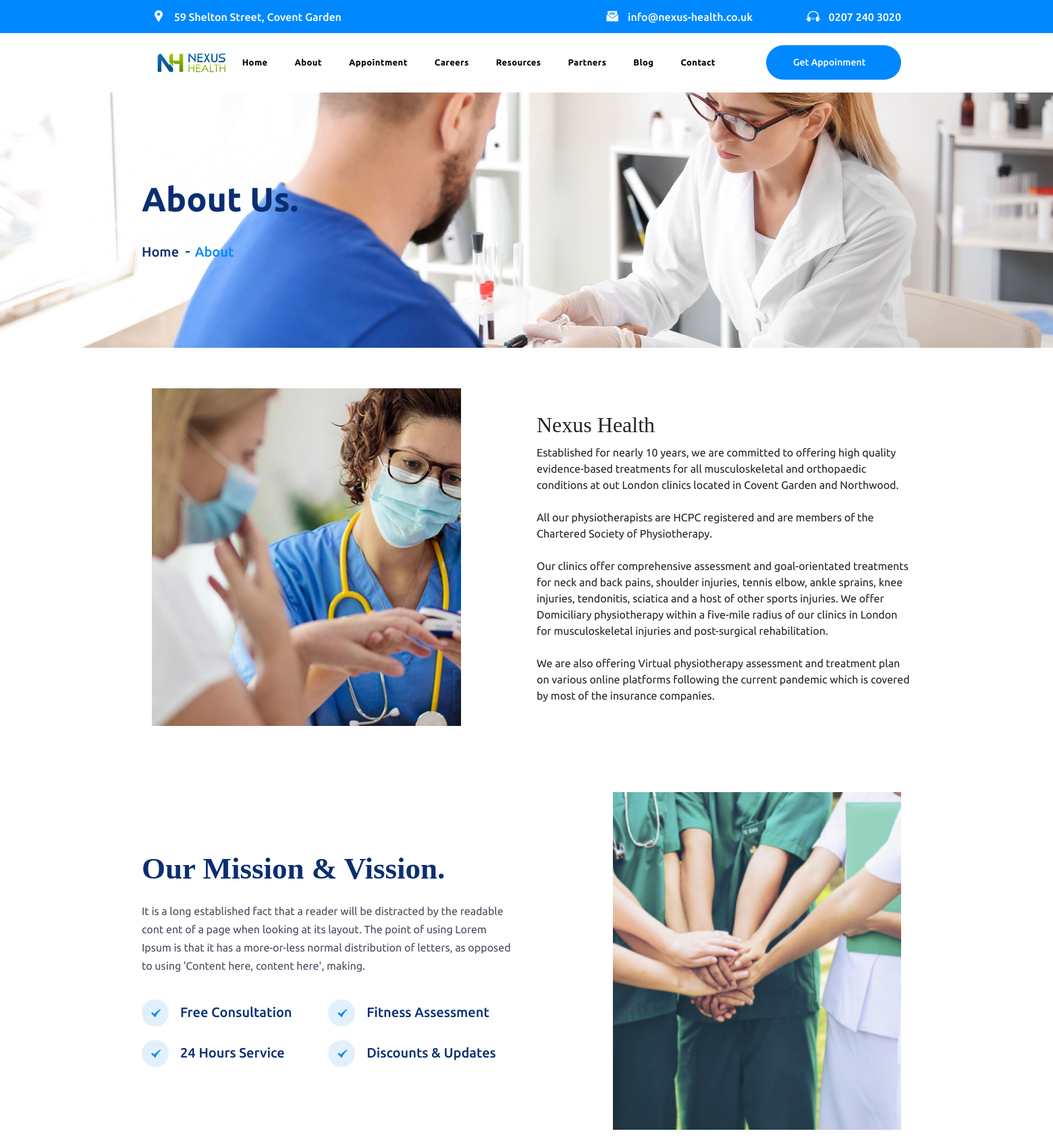
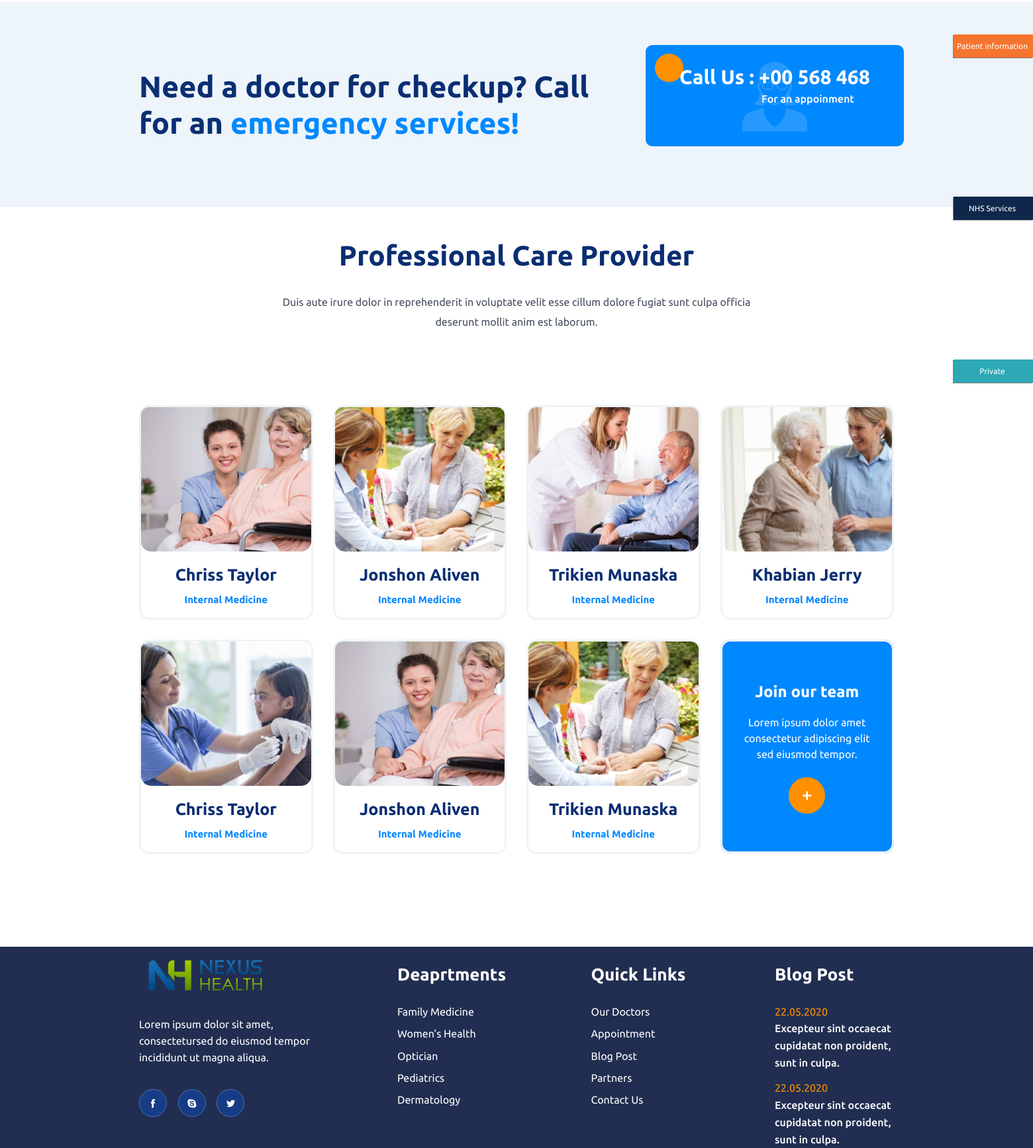
The page /about_us (upper part) on the database its author committed (2 pictures, top to bottom).
### nexus_health/models.py (models this page shows, shortened)
class About_Us_Page(models.Model):
    page_name = models.CharField(max_length=200)
    header_image=models.ImageField(upload_to='Header/About_Img')
    image1=models.ImageField(upload_to='About_Img')
    image2=models.ImageField(upload_to='About_Img')
    paragraph_Mission = RichTextField()
    paragraph_Care_Provider = RichTextField()

class About_Paragrap(models.Model):
    about_us_page=models.ForeignKey(About_Us_Page,on_delete=models.CASCADE)
    paragraph = RichTextField()

class Mission_tags(models.Model):
    about_us_page=models.ForeignKey(About_Us_Page,on_delete=models.CASCADE)
    tags= models.CharField(max_length=200)

class Care_Provider_Team(models.Model):
    about_us_page=models.ForeignKey(About_Us_Page,on_delete=models.CASCADE)
    team_member_photo =models.ImageField(upload_to='About_Img/Team_Img')
    team_member_name = models.CharField(max_length=200)
    department_name = models.CharField(max_length=200)

class Join_Our_Team(models.Model):
    title =models.CharField(max_length=200)
    paragraph = RichTextField()
    link = models.CharField(max_length=200)

### nexus_health/views.py (the view)
# urls.py: path('about_us', views.about_us, name='about_us'),
def about_us(request):
    about_us_page = About_Us_Page.objects.all().all().order_by('-id')[0:1]
    about_paragrap = About_Paragrap.objects.all()
    mission_tags = Mission_tags.objects.all()
    care_provider_team = Care_Provider_Team.objects.all()
    join_our_team = Join_Our_Team.objects.all()
    context={
        'about_us_page':about_us_page,
        'about_paragrap':about_paragrap,
        'mission_tags':mission_tags,
        'care_provider_team':care_provider_team,
        'join_our_team':join_our_team,
    }
    return render(request,'pages/about_us.html',context)

### nexus_health/templates/pages/about_us.html (shortened to what this page needs)
{% extends 'base.html' %}
{% load static %}
{% block content %}
<main class="site-content">
    {% for i in about_us_page %}
    <div class="page_header" style="background-image: url('{{i.header_image.url}}')">
    <div class="page_header d-flex align-items-center">
        <div class="container">
            <section>
                <h2>About Us.</h2>
                <div class="breadcrumbs">
                    <a href="{% url 'home'%}">Home</a>
                    <span>About</span>
                </div>
            </section>
        </div>
    </div>
    </div>
    {% endfor %}
    <div class="about-section">
        <div class="container">
            <div class="row justify-content-xl-between ">
                <div class="col-xl-5 pr-xl-0 text-sm-left text-center">
                    <div class="row">
                        <div class="col-xl-12 col-md-6 mb-xl-5">
                            {% for i in about_us_page %}
                            <img src="{{i.image1.url}}"  style="height:500px; width:487px;" alt="About us" class="imgrow">
                            {% endfor %}
                        </div>
                    </div>
                </div>
                <div class="col-xl-6">
                        <h2 class="textbody">Nexus Health</h2>
                        {% for i in about_paragrap %}
                        <p class="psize">{{i.paragraph|safe}}</p>
                        {% endfor %}
                </div>
            </div>
        </div>
    </div>
    <div class="mission-vission">
        <div class="container">
            <div class="row justify-content-xl-between justify-content-center">
                {% for i in about_us_page %}
                <div class="col-xl-5 order-xl-2 order-1 text-xl-left text-center">
                    <img src="{{i.image2.url}}"  style="height:500px; width:487px;" alt="Mission & Vission">
                </div>
                <div class="col-xl-6 order-xl-1 order-2">
                    <section>
                        <h2>Our Mission & Vission.</h2>
                        <p>{{i.paragraph_Mission|safe}}</p>
                        <ul>
                            {% for i in mission_tags %}
                            <li>{{i.tags}}</li>
                            {% endfor %}
                        </ul>
                    </section>
                </div>
                {% endfor %}
            </div>
        </div>
    </div>
    <div class="cta-section cta-bg">
            {% include 'includes/contact_us.html' %}
    </div>
    <div class="team-section mb-125">
        <div class="container">
            <div class="row justify-content-center">
                <div class="section-header text-center col-lg-8">
                    <h2>Professional Care Provider</h2>
                    {% for i in about_us_page %}
                    <p>{{i.paragraph_Care_Provider|safe}}</p>
                    {% endfor %}
                </div>
            </div>
        </div>
        <div class="container-lg px-lg-0">
            <div class="row">
                {% for i in care_provider_team %}
                <div class="col-xl-3 col-md-4 col-sm-6">
                    <div class="team-member">
                        <div class="member-photo">
                            <img src="{{i.team_member_photo.url}}" alt="Team Member Name" />
                        </div>
                        <h2><a href="#">{{i.team_member_name}}</a></h2>
                        <p><a href="#">{{i.department_name}}</a></p>
                    </div>
                </div>
                {% endfor %}
                <div class="col-xl-3 col-md-4 col-sm-6">
                    {% for i in join_our_team %}
                    <div class="team-member blank">
                        <h2>{{i.title}}</h2>
                        <p>{{i.paragraph|safe}}</p>
                        <a href="{{i.link}}">
                            <i class="icofont-plus"></i>
                        </a>
                    </div>
                    {% endfor %}
                </div>
            </div>
        </div>
    </div>
</main>
{% endblock %}

### nexus_health/static/css/responsive.css (style rules this page uses)
@media (min-width: 1200px) { .container { max-width: 1170px; } }

### rows shown on the page
About_Us_Page: header_image (picture), image1 (picture), image2 (picture), paragraph_Mission "It is a long established fact that a reader will be distracted by the readable cont ent of a page when looking at its layout. The point of using Lorem Ipsum is that it has a more-or-less normal distribution of letters, as opposed to using 'Content here, content here', making.", paragraph_Care_Provider "Duis aute irure dolor in reprehenderit in voluptate velit esse cillum dolore fugiat sunt culpa officia deserunt mollit anim est laborum."
About_Paragrap: paragraph "Established for nearly 10 years, we are committed to offering high quality evidence-based treatments for all musculoskeletal and orthopaedic conditions at out London clinics located in Covent Garden and Northwood. All our physiotherapists are HCPC registered and are members of the Chartered Society of Physiotherapy. Our clinics offer comprehensive assessment and goal-orientated treatments for neck and back pains, shoulder injuries, tennis elbow, ankle sprains, knee injuries, tendonitis, sciatica and a host of other sports injuries. We offer Domiciliary physiotherapy within a five-mile radius of our clinics in London for musculoskeletal injuries and post-surgical rehabilitation. We are also…"
Mission_tags: tags "Free Consultation"
Mission_tags: tags "Fitness Assessment"
Mission_tags: tags "24 Hours Service"
Mission_tags: tags "Discounts & Updates"
Care_Provider_Team: team_member_photo (picture), team_member_name "Chriss Taylor", department_name "Internal Medicine"
Care_Provider_Team: team_member_photo (picture), team_member_name "Jonshon Aliven", department_name "Internal Medicine"
Care_Provider_Team: team_member_photo (picture), team_member_name "Trikien Munaska", department_name "Internal Medicine"
Care_Provider_Team: team_member_photo (picture), team_member_name "Khabian Jerry", department_name "Internal Medicine"
Care_Provider_Team: team_member_photo (picture), team_member_name "Chriss Taylor", department_name "Internal Medicine"
Care_Provider_Team: team_member_photo (picture), team_member_name "Jonshon Aliven", department_name "Internal Medicine"
Care_Provider_Team: team_member_photo (picture), team_member_name "Trikien Munaska", department_name "Internal Medicine"
Join_Our_Team: title "Join our team", paragraph "Lorem ipsum dolor amet consectetur adipiscing elit sed eiusmod tempor."
